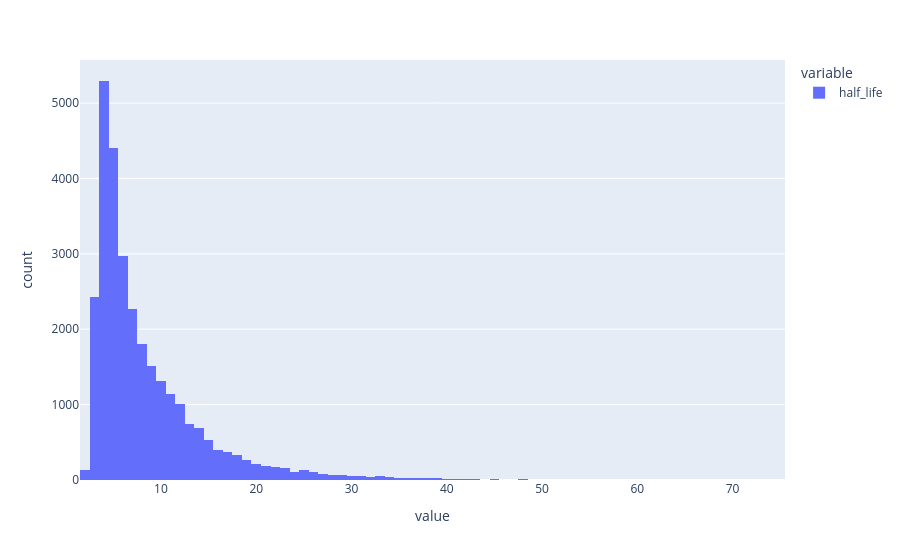

Notebook cell for this chart:
### Code cell
print(hl.half_life.describe())

import plotly.express as px
fig = px.histogram(hl.half_life)
fig.show()

### Figure 1 — Plotly figure (JSON) as saved in the notebook; plotly's stock layout.template omitted (floating-point values rounded to 4 significant figures; data arrays with more than 128 entries replaced by an {"elided": "..."} marker saying what was removed)
{"data": [{"alignmentgroup": "True", "bingroup": "x", "hovertemplate": "variable=half_life<br>value=%{x}<br>count=%{y}<extra></extra>", "legendgroup": "half_life", "marker": {"color": "#636efa", "pattern": {"shape": ""}}, "name": "half_life", "offsetgroup": "half_life", "orientation": "v", "showlegend": true, "type": "histogram", "x": {"elided": "29399 int values"}, "xaxis": "x", "yaxis": "y"}], "layout": {"barmode": "relative", "legend": {"title": {"text": "variable"}, "tracegroupgap": 0}, "margin": {"t": 60}, "xaxis": {"anchor": "y", "domain": [0, 1], "title": {"text": "value"}}, "yaxis": {"anchor": "x", "domain": [0, 1], "title": {"text": "count"}}}}
